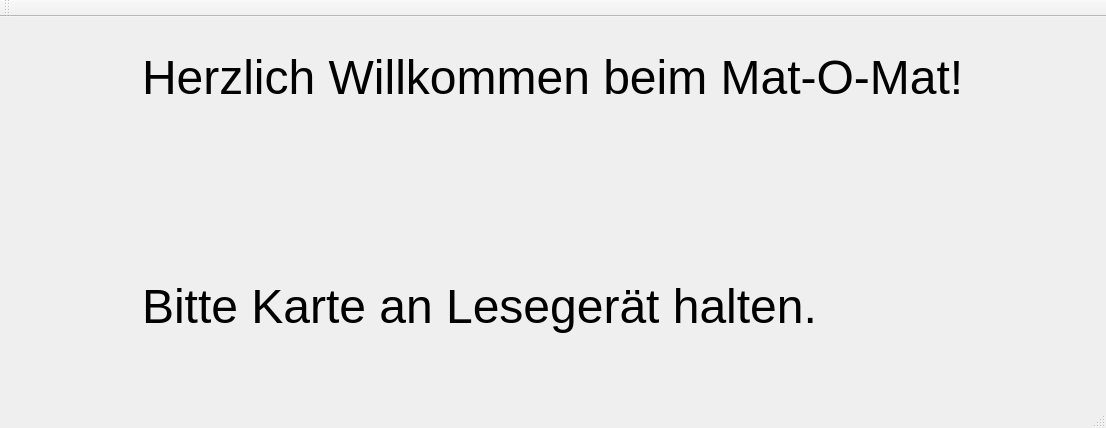
<?xml version="1.0" encoding="UTF-8"?>
<ui version="4.0">
 <class>IntroductionMenu</class>
 <widget class="QMainWindow" name="IntroductionMenu">
  <property name="geometry">
   <rect>
    <x>0</x>
    <y>0</y>
    <width>1106</width>
    <height>428</height>
   </rect>
  </property>
  <property name="windowTitle">
   <string>Herzlich Willkommen beim Mat-O-Mat!</string>
  </property>
  <widget class="QWidget" name="centralWidget">
   <layout class="QVBoxLayout" name="verticalLayout">
    <item alignment="Qt::AlignHCenter">
     <widget class="QLabel" name="label">
      <property name="text">
       <string>&lt;html&gt;&lt;head/&gt;&lt;body&gt;&lt;p&gt;&lt;span style=&quot; font-size:36pt;&quot;&gt;Herzlich Willkommen beim Mat-O-Mat!&lt;/span&gt;&lt;/p&gt;&lt;p&gt;&lt;span style=&quot; font-size:36pt;&quot;&gt;&lt;br/&gt;&lt;/span&gt;&lt;/p&gt;&lt;p&gt;&lt;span style=&quot; font-size:36pt;&quot;&gt;&lt;br/&gt;&lt;/span&gt;&lt;/p&gt;&lt;p&gt;&lt;span style=&quot; font-size:36pt;&quot;&gt;Bitte Karte an Lesegerät halten.&lt;/span&gt;&lt;/p&gt;&lt;/body&gt;&lt;/html&gt;</string>
      </property>
     </widget>
    </item>
   </layout>
  </widget>
  <widget class="QMenuBar" name="menuBar">
   <property name="geometry">
    <rect>
     <x>0</x>
     <y>0</y>
     <width>1106</width>
     <height>25</height>
    </rect>
   </property>
  </widget>
  <widget class="QToolBar" name="toolBar">
   <property name="windowTitle">
    <string>toolBar</string>
   </property>
   <attribute name="toolBarArea">
    <enum>TopToolBarArea</enum>
   </attribute>
   <attribute name="toolBarBreak">
    <bool>false</bool>
   </attribute>
  </widget>
  <widget class="QStatusBar" name="statusBar">
   <property name="font">
    <font>
     <pointsize>36</pointsize>
    </font>
   </property>
  </widget>
 </widget>
 <layoutdefault spacing="6" margin="11"/>
 <resources/>
 <connections/>
</ui>
